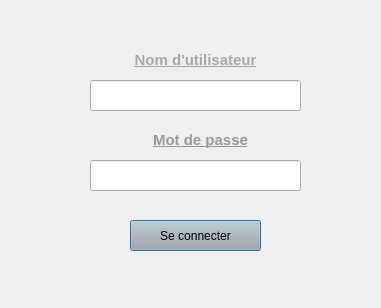
<?xml version="1.0" encoding="UTF-8"?>
<ui version="4.0">
 <class>signInDialog</class>
 <widget class="QDialog" name="signInDialog">
  <property name="geometry">
   <rect>
    <x>0</x>
    <y>0</y>
    <width>381</width>
    <height>308</height>
   </rect>
  </property>
  <property name="windowTitle">
   <string>Connexion</string>
  </property>
  <property name="windowIcon">
   <iconset resource="resources.qrc">
    <normaloff>:/img/img/wizardPokerLogo.png</normaloff>:/img/img/wizardPokerLogo.png</iconset>
  </property>
  <property name="autoFillBackground">
   <bool>false</bool>
  </property>
  <property name="styleSheet">
   <string notr="true">background: url(:/img/img/menuBg.png)</string>
  </property>
  <widget class="QLabel" name="label_2">
   <property name="geometry">
    <rect>
     <x>140</x>
     <y>130</y>
     <width>121</width>
     <height>21</height>
    </rect>
   </property>
   <property name="styleSheet">
    <string notr="true">background: transparent</string>
   </property>
   <property name="text">
    <string>&lt;html&gt;&lt;head/&gt;&lt;body&gt;&lt;p align=&quot;center&quot;&gt;&lt;span style=&quot; font-size:11pt; font-weight:600; text-decoration: underline; color:#9a9a9a;&quot;&gt;Mot de passe&lt;/span&gt;&lt;/p&gt;&lt;/body&gt;&lt;/html&gt;</string>
   </property>
   <property name="buddy">
    <cstring>passwordText</cstring>
   </property>
  </widget>
  <widget class="QPushButton" name="trySignIn">
   <property name="geometry">
    <rect>
     <x>130</x>
     <y>220</y>
     <width>131</width>
     <height>31</height>
    </rect>
   </property>
   <property name="styleSheet">
    <string notr="true">background: rgb(173, 173, 173)</string>
   </property>
   <property name="text">
    <string>Se connecter</string>
   </property>
  </widget>
  <widget class="QLabel" name="label">
   <property name="geometry">
    <rect>
     <x>120</x>
     <y>50</y>
     <width>151</width>
     <height>21</height>
    </rect>
   </property>
   <property name="styleSheet">
    <string notr="true">background: transparent</string>
   </property>
   <property name="text">
    <string>&lt;html&gt;&lt;head/&gt;&lt;body&gt;&lt;p align=&quot;center&quot;&gt;&lt;span style=&quot; font-size:11pt; font-weight:600; text-decoration: underline; color:#a6a8a6;&quot;&gt;Nom d'utilisateur&lt;/span&gt;&lt;/p&gt;&lt;/body&gt;&lt;/html&gt;</string>
   </property>
   <property name="buddy">
    <cstring>usernameText</cstring>
   </property>
  </widget>
  <widget class="QLineEdit" name="usernameText">
   <property name="geometry">
    <rect>
     <x>90</x>
     <y>80</y>
     <width>211</width>
     <height>31</height>
    </rect>
   </property>
  </widget>
  <widget class="QLineEdit" name="passwordText">
   <property name="geometry">
    <rect>
     <x>90</x>
     <y>160</y>
     <width>211</width>
     <height>31</height>
    </rect>
   </property>
   <property name="echoMode">
    <enum>QLineEdit::Password</enum>
   </property>
  </widget>
 </widget>
 <tabstops>
  <tabstop>usernameText</tabstop>
  <tabstop>passwordText</tabstop>
  <tabstop>trySignIn</tabstop>
 </tabstops>
 <resources>
  <include location="resources.qrc"/>
 </resources>
 <connections/>
</ui>
